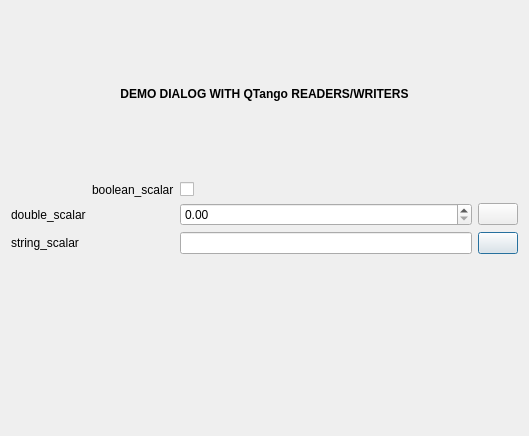
<?xml version="1.0" encoding="UTF-8"?>
<ui version="4.0">
 <class>DemoDialog</class>
 <widget class="QDialog" name="DemoDialog">
  <property name="geometry">
   <rect>
    <x>0</x>
    <y>0</y>
    <width>529</width>
    <height>436</height>
   </rect>
  </property>
  <property name="windowTitle">
   <string>Dialog</string>
  </property>
  <layout class="QGridLayout" name="gridLayout">
   <item row="2" column="0">
    <widget class="TSimpleLabel" name="tSimpleLabel_2">
     <property name="text">
      <string>double_scalar</string>
     </property>
    </widget>
   </item>
   <item row="3" column="0">
    <widget class="TSimpleLabel" name="tSimpleLabel_3">
     <property name="text">
      <string>string_scalar</string>
     </property>
    </widget>
   </item>
   <item row="3" column="4">
    <widget class="TPushButton" name="tPushButton_2">
     <property name="targets">
      <string>$1/string_scalar(&amp;tle);;</string>
     </property>
    </widget>
   </item>
   <item row="0" column="0" colspan="5">
    <widget class="QLabel" name="label">
     <property name="font">
      <font>
       <weight>75</weight>
       <bold>true</bold>
      </font>
     </property>
     <property name="text">
      <string>DEMO DIALOG WITH QTango READERS/WRITERS</string>
     </property>
     <property name="alignment">
      <set>Qt::AlignCenter</set>
     </property>
    </widget>
   </item>
   <item row="4" column="0" colspan="5">
    <widget class="TPlotLightMarker" name="tPlotLightMarker">
     <property name="source" stdset="0">
      <string>$1/double_scalar</string>
     </property>
    </widget>
   </item>
   <item row="3" column="1" colspan="2">
    <widget class="TLabel" name="tLabel_2">
     <property name="source">
      <string>$1/string_scalar</string>
     </property>
    </widget>
   </item>
   <item row="2" column="4">
    <widget class="TPushButton" name="tPushButton">
     <property name="targets">
      <string>$1/double_scalar(&amp;tdsb);;</string>
     </property>
    </widget>
   </item>
   <item row="3" column="3">
    <widget class="TLineEdit" name="tle">
     <property name="targets">
      <string>$1/string_scalar;;</string>
     </property>
    </widget>
   </item>
   <item row="2" column="3">
    <widget class="TDoubleSpinBox" name="tdsb">
     <property name="targets">
      <string>$1/double_scalar;;</string>
     </property>
    </widget>
   </item>
   <item row="2" column="1" colspan="2">
    <widget class="TLabel" name="tLabel">
     <property name="source">
      <string>$1/double_scalar</string>
     </property>
    </widget>
   </item>
   <item row="1" column="4">
    <widget class="TLed" name="tLed">
     <property name="source">
      <string>$1/boolean_scalar</string>
     </property>
    </widget>
   </item>
   <item row="1" column="1" colspan="2">
    <widget class="TSimpleLabel" name="tSimpleLabel">
     <property name="text">
      <string>boolean_scalar</string>
     </property>
    </widget>
   </item>
   <item row="1" column="3">
    <widget class="TCheckBox" name="tCheckBox">
     <property name="source">
      <string>$1/boolean_scalar</string>
     </property>
     <property name="targets">
      <string>$1/boolean_scalar;</string>
     </property>
    </widget>
   </item>
  </layout>
 </widget>
 <customwidgets>
  <customwidget>
   <class>TSimpleLabel</class>
   <extends>QLabel</extends>
   <header>TSimpleLabel</header>
  </customwidget>
  <customwidget>
   <class>TLabel</class>
   <extends>ELabel</extends>
   <header>TLabel</header>
  </customwidget>
  <customwidget>
   <class>TLed</class>
   <extends>ELed</extends>
   <header>TLed</header>
  </customwidget>
  <customwidget>
   <class>TLineEdit</class>
   <extends>QLineEdit</extends>
   <header>TLineEdit</header>
  </customwidget>
  <customwidget>
   <class>TDoubleSpinBox</class>
   <extends>QDoubleSpinBox</extends>
   <header>TDoubleSpinBox</header>
  </customwidget>
  <customwidget>
   <class>TPushButton</class>
   <extends>QPushButton</extends>
   <header>TPushButton</header>
  </customwidget>
  <customwidget>
   <class>TCheckBox</class>
   <extends>QCheckBox</extends>
   <header>TCheckBox</header>
  </customwidget>
  <customwidget>
   <class>TPlotLightMarker</class>
   <extends>EPlotLightMarker</extends>
   <header>TPlotLightMarker</header>
  </customwidget>
  <customwidget>
   <class>ELabel</class>
   <extends>QLabel</extends>
   <header>elabel.h</header>
  </customwidget>
  <customwidget>
   <class>ELed</class>
   <extends>QWidget</extends>
   <header>eled.h</header>
  </customwidget>
  <customwidget>
   <class>EPlotLight</class>
   <extends>QFrame</extends>
   <header>eplotlight.h</header>
  </customwidget>
  <customwidget>
   <class>EPlotLightMarker</class>
   <extends>EPlotLight</extends>
   <header>eplotlight_marker.h</header>
  </customwidget>
 </customwidgets>
 <resources/>
 <connections/>
</ui>
